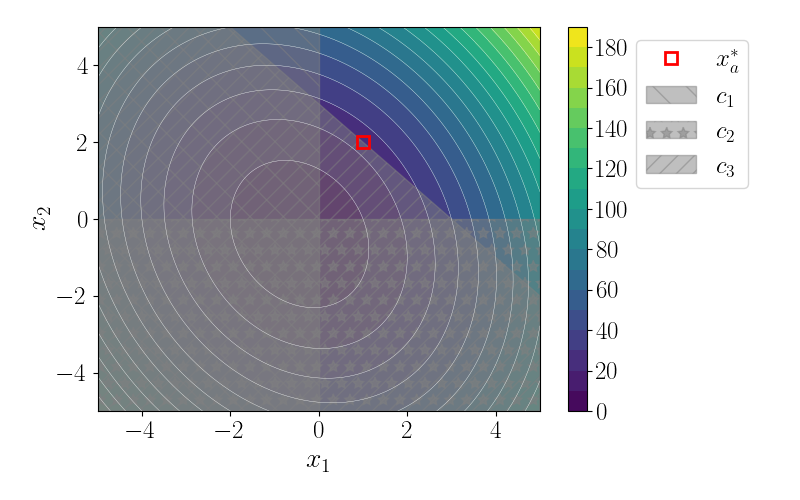

Write the Python code that produced this figure.
import matplotlib.pyplot as plt
import numpy as np
import os
import sys
import cvxpy as cp
import cvxopt 
import scipy
from scipy.optimize import minimize, Bounds
from scipy.optimize import LinearConstraint, NonlinearConstraint
import cyipopt
from cyipopt import minimize_ipopt

projectDir = "/home/mtaho/Code/Courses/ConstrainedOptimization"
sys.path.append(os.path.realpath(f"{projectDir}"))

from mtaho.plot_settings import define_plot_settings
from mtaho.src.FiniteDifference import FD
from mtaho.src.BasicOpt import Opt

workDir = f"{projectDir}/mtaho/w04"


def fun_contour(X, Y):
    return 3*X**2 + X*Y + 2*Y**2 + 3*X + 2*Y + 4

P = cvxopt.matrix([[6., 1.], 
                   [1., 4.]])
p = cvxopt.matrix([3., 2.])
G = -cvxopt.matrix([[1., 0.],
                   [0., 1.],
                   [1., 1.]]).T
h = -cvxopt.matrix([0., 0., 3.])

sol = cvxopt.solvers.qp(P, p, G, h)

xs = sol['x']

print(sol['x'])
print(sol['primal objective'])

xlim = [-5, 5]
ylim = [-5, 5]
fig, ax = Opt.contourPlot(fun_contour,
                          xlim=xlim, ylim=ylim, vmax=200,
                          colorScale='linear', figSize=(8, 5))
ms = 8

# Plot solutions
# ax.plot(x0[0], x0[1], 'ko', label='$x^0$', markersize=ms)
ax.plot(xs[0], xs[1], 'rs', markerfacecolor='none', markersize=ms, 
        label=r'$x^\ast_a$', markeredgewidth=2)
# ax.plot(res_b.x[0], res_b.x[1], 'rs', markerfacecolor='none', markersize=ms, 
#         label=r'$x^\ast_b$', markeredgewidth=2)

# Draw constraints
xc = np.linspace(xlim[0], xlim[1])
alpha = 0.5

yc1 = 0*xc
yc2 = 0*xc
yc3 = 3 - xc
ax.fill_betweenx(xc, yc1, np.repeat(-5, 50), color='grey', alpha=alpha, label='$c_1$',
        hatch='\\') 
ax.fill_between(xc, yc2, np.repeat(-5, 50), color='grey', alpha=alpha, label='$c_2$',
        hatch='*') 
ax.fill_between(xc, yc3, np.repeat(-5, 50), color='grey', alpha=alpha, label='$c_3$',
        hatch='//') 

ax.set_xlim(xlim)
ax.set_ylim(xlim)

ax.legend(bbox_to_anchor=(1.5, 1))
fig.tight_layout()
fig.savefig(f'{workDir}/ex02.png')